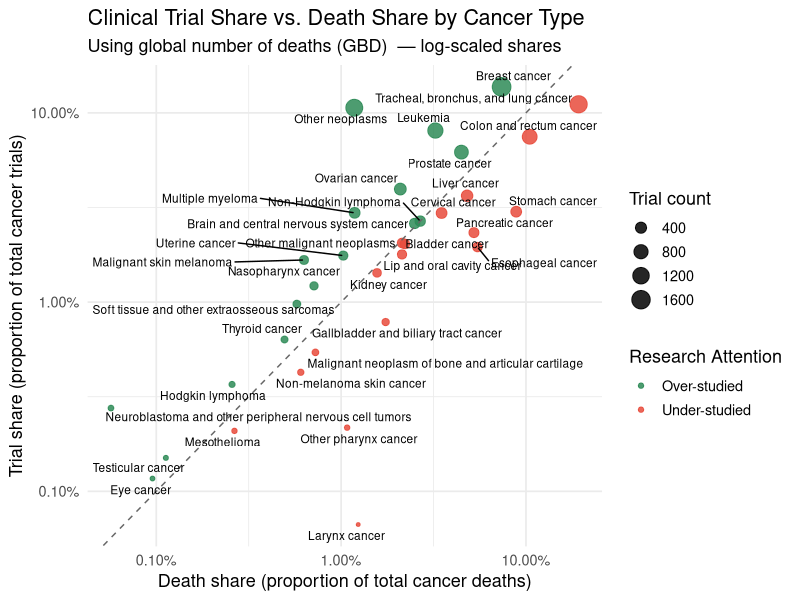

Reproduce this figure in R. (Note: this script raises an error after producing the figure.)
## ---- chunk 1
library(readr)
library(dplyr)
library(forcats)
library(ggplot2)
library(tidyr)
library(stringr)
library(tidyverse)
library(ggrepel)
library(scales)
## ---- chunk 2
ctg <- read_csv("../Data/ctg_clean.csv")
gbd <- read_csv("../Data/gbd_death.csv")
glimpse(gbd)
glimpse(ctg)
## ---- chunk 3
trial_by_cancer <- ctg %>%
  count(Condition_clean, name = "trial_count")

# 2) Use total death *numbers* (not rates) from GBD
gbd_latest <- gbd %>%
  filter(
    location == "Global",
    sex == "Both",
    metric == "Number",     
    measure == "Deaths",
    year == max(year)
  ) %>%
  select(cause, death_number = val)

# 3) Join + compute shares and ratio
compare_df <- trial_by_cancer %>%
  inner_join(gbd_latest, by = c("Condition_clean" = "cause")) %>%
  mutate(
    total_trials      = sum(trial_count, na.rm = TRUE),
    total_deaths      = sum(death_number, na.rm = TRUE),
    trials_share      = trial_count / total_trials,
    death_share       = death_number / total_deaths,
    ratio             = trials_share / death_share,
    status            = if_else(ratio < 1, "Under-studied", "Over-studied")
  )

## ---- chunk 4
p1 <- ggplot(compare_df, aes(x = death_share, y = trials_share, label = Condition_clean)) +
  geom_point(aes(size = trial_count, color = status), alpha = 0.85) +
  geom_abline(slope = 1, intercept = 0, linetype = "dashed", color = "gray40") +
  geom_text_repel(max.overlaps = 12, size = 3) +
  scale_x_log10(labels = percent_format(accuracy = 0.01)) +
  scale_y_log10(labels = percent_format(accuracy = 0.01)) +
  scale_color_manual(
    values = c("Under-studied" = "#E74C3C", "Over-studied" = "#2E8B57"),
    name = "Research Attention"
  ) +
  scale_size_continuous(name = "Trial count") +
  labs(
    title = "Clinical Trial Share vs. Death Share by Cancer Type",
    subtitle = "Using global number of deaths (GBD)  — log-scaled shares",
    x = "Death share (proportion of total cancer deaths)",
    y = "Trial share (proportion of total cancer trials)"
  ) +
  theme_minimal(base_size = 13)

## ---- chunk 5
library(lubridate)

p2 <- ctg %>%
  mutate(Year = year(ym(str_sub(`Start Date`, 1, 7)))) %>%
  count(Year) %>%
  ggplot(aes(x = Year, y = n)) +
  geom_line(color = "#E69F00", linewidth = 1) +
  scale_x_continuous(
    limits = c(1970, 2025),        # 👈 force scale to end at 2025
    breaks = seq(1970, 2025, by = 5)
  ) +
  labs(
    title = "Growth of Cancer Clinical Trials (1970–2025)",
    x = "Year of trial start",
    y = "Number of new trials"
  ) +
  theme_minimal(base_size = 13)

ggsave(
  filename = "../Result/growth_of_cancer_trials_1970_2025.png",
  plot = p2,
  width = 8,
  height = 5,
  dpi = 300
)
